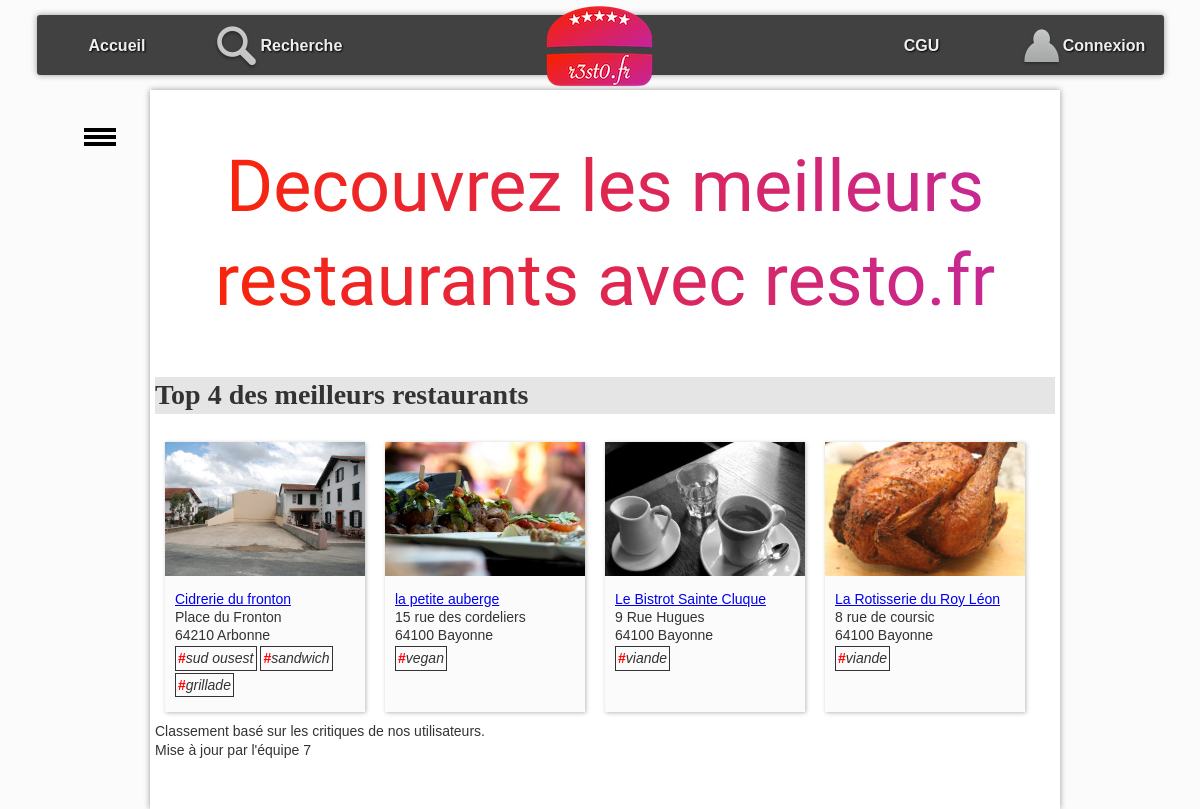
The page / on the database its author committed.
### tables this page shows
CREATE TABLE IF NOT EXISTS `resto` (
  `idR` bigint(20) NOT NULL,
  `nomR` varchar(255) DEFAULT NULL,
  `numAdrR` varchar(20) DEFAULT NULL,
  `voieAdrR` varchar(255) DEFAULT NULL,
  `cpR` char(5) DEFAULT NULL,
  `villeR` varchar(255) DEFAULT NULL,
  `latitudeDegR` float DEFAULT NULL,
  `longitudeDegR` float DEFAULT NULL,
  `descR` text DEFAULT NULL,
  `horairesR` text DEFAULT NULL
);

CREATE TABLE IF NOT EXISTS `photo` (
  `idP` bigint(20) NOT NULL,
  `cheminP` varchar(255) DEFAULT NULL,
  `idR` bigint(20) DEFAULT NULL
);

CREATE TABLE IF NOT EXISTS `typecresto` (
  `idR` bigint(20) NOT NULL,
  `idTC` bigint(20) NOT NULL
);

CREATE TABLE IF NOT EXISTS `typescuisine` (
  `idTC` bigint(20) NOT NULL,
  `libelleTC` varchar(100) NOT NULL
);

### controleur/accueil.php (called while the page is built, shortened)
<?php
    $listeRestos = RestoDAO::getTop4();
    require_once "$racine/vue/entete.html.php";
    require_once "$racine/vue/vueAccueil.php";
    require_once "$racine/vue/pied.html.php";
?>

### index.php (called while the page is built, shortened)
<?php
require_once "getRacine.php";
require_once "$racine/includes/autoload.inc.php";
if (isset($_GET["action"])){
    $action = $_GET["action"];
}
else{
    $action = "defaut";
}
$fichier = controleurPrincipal($action);
try{
    require_once "$racine/controleur/$fichier";
} catch (Throwable $e) {
    ajouterMessage($action." : ".$e->getMessage() . " (ligne " . $e->getLine() . ")" . " dans le fichier " . $e->getFile());
    $titre = "Erreur";
    require_once "$racine/vue/entete.html.php";
    require_once "$racine/vue/pied.html.php";
}

### includes/autoload.inc.php (called while the page is built, shortened)
<?php
function chargeurBaseEspacesDeNoms(string $className) {
    $fileName = __DIR__ . '/../';
    $fileName .= str_replace('\\', DIRECTORY_SEPARATOR, $className) . '.class.php';
}

### modele/dao/Bdd.class.php (called while the page is built, shortened)
<?php
class Bdd {
    private static ?PDO $pdo=null;
    private static $login = "mgrandbarbe";
    private static $mdp = "6Yp26JeE";
    private static $bd = "mgrandbarbe_resto2";
    private static $serveur = "localhost";
    private static $pdoOptions = array  (
        PDO::MYSQL_ATTR_INIT_COMMAND => "SET NAMES utf8"
        ,PDO::ATTR_ERRMODE => PDO::ERRMODE_EXCEPTION
                                        );
    public static function connecter() : ?PDO  {
        if (is_null(self::$pdo)) {
                self::$pdo = new PDO("mysql:host=".self::$serveur.";dbname=".self::$bd, self::$login, self::$mdp, self::$pdoOptions);
        }
        return self::$pdo;
    }
    public static function getConnexion() : ?PDO {
        return self::$pdo;
    }
}

### modele/dao/RestoDAO.class.php (called while the page is built, shortened)
<?php
class RestoDAO {
    public static function getTop4(): array {
        $lesObjets = array();
        try {
            $requete = "SELECT AVG(note) AS NotesCumulees, r.idR, nomR, numAdrR, voieAdrR, cpR, villeR, latitudeDegR, longitudeDegR, descR, horairesR
                       FROM resto r
                       INNER JOIN critiquer c ON r.idR = c.idR
                       GROUP BY r.idR, nomR, numAdrR, voieAdrR, cpR, villeR, latitudeDegR, longitudeDegR, descR, horairesR
                       ORDER BY NotesCumulees DESC
                       LIMIT 4;
                    ";
            $stmt = Bdd::getConnexion()->prepare($requete);
            $ok = $stmt->execute();
            if ($ok) {
                while ($enreg = $stmt->fetch(PDO::FETCH_ASSOC)) {
                    $lesObjets[] = self::enregistrementVersObjet($enreg);
                }
            }
        } catch (PDOException $e) {
            throw new Exception("Erreur dans la méthode " . get_called_class() . "::getTop4 : <br/>" . $e->getMessage());
        }
        return $lesObjets;
    }
    private static function enregistrementVersObjet(array $enreg): Resto {
        $id = $enreg['idR'];
        $leResto = new Resto(
                $enreg['idR'], $enreg['nomR'], $enreg['numAdrR'], $enreg['voieAdrR'], $enreg['cpR'], $enreg['villeR'],
                $enreg['latitudeDegR'], $enreg['longitudeDegR'], $enreg['descR'], $enreg['horairesR']
        );
        $lesCritiques = CritiqueDAO::getAllByResto($id);
        $lesPhotos = PhotoDAO::getAllByResto($id);
        $lesTypesCuisine = TypeCuisineDAO::getAllByResto($id);
        $leResto->setLesPhotos($lesPhotos);
        $leResto->setLesCritiques($lesCritiques);
        $leResto->setLesTypesCuisine($lesTypesCuisine);
        return $leResto;
    }
}

### modele/dao/CritiqueDAO.class.php (called while the page is built, shortened)
<?php
class CritiqueDAO {
    public static function getAllByResto(int $idR): array {
        $lesObjets = array();
        try {
            $requete = "SELECT * FROM critiquer c"
                    . " INNER JOIN utilisateur u ON  c.idU = u.idU "
                    . " WHERE idR = :idR";
            $stmt = Bdd::getConnexion()->prepare($requete);
            $stmt->bindParam(':idR', $idR, PDO::PARAM_INT);
            $ok = $stmt->execute();
            if ($ok) {
                while ($enreg = $stmt->fetch(PDO::FETCH_ASSOC)) {
                    $user = new Utilisateur($enreg['idU'], $enreg['mailU'], $enreg['mdpU'], $enreg['pseudoU']);
                    $lesObjets[] = new Critique($enreg['note'], $enreg['commentaire'], $user);
                }
            }
        } catch (PDOException $e) {
            throw new Exception("Erreur dans la méthode " . get_called_class() . "::getAllByResto : <br/>" . $e->getMessage());
        }
        return $lesObjets;
    }
}

### modele/dao/PhotoDAO.class.php (called while the page is built, shortened)
<?php
class PhotoDAO {
    public static function getAllByResto(int $idR): array {
        $lesObjets = array();
        try {
            $requete = "SELECT * FROM photo WHERE idR = :idR";
            $stmt = Bdd::getConnexion()->prepare($requete);
            $stmt->bindParam(':idR', $idR, PDO::PARAM_INT);
            $ok = $stmt->execute();
            if ($ok) {
                while ($enreg = $stmt->fetch(PDO::FETCH_ASSOC)) {
                    $lesObjets[] = new Photo($enreg['idP'], $enreg['cheminP']);
                }
            }
        } catch (PDOException $e) {
            throw new Exception("Erreur dans la méthode " . get_called_class() . "::getAllByResto : <br/>" . $e->getMessage());
        }
        return $lesObjets;
    }
}

### modele/dao/TypeCuisineDAO.class.php (called while the page is built, shortened)
<?php
class TypeCuisineDAO {
    public static function getAllByResto(int $idR): array {
        $lesObjets = array();
        try {
            $requete = "SELECT * FROM typescuisine t INNER JOIN typecresto tr ON t.idTC = tr.idTC WHERE tr.idR = :idR";
            $stmt = Bdd::getConnexion()->prepare($requete);
            $stmt->bindParam(':idR', $idR, PDO::PARAM_INT);
            $ok = $stmt->execute();
            if ($ok) {
                while ($ligne = $stmt->fetch(PDO::FETCH_ASSOC)) {
                    $objet = new TypesCuisine($ligne['idTC'], $ligne['libelleTC']);
                    $lesObjets[] = $objet;
                }
            }
        } catch (PDOException $e) {
            throw new Exception("Erreur dans la méthode " . get_called_class() . "::getAllByResto : <br/>" . $e->getMessage());
        }
        return $lesObjets;
    }
}

### modele/metier/Resto.class.php (called while the page is built, shortened)
<?php
class Resto {
    private int $idR;
    private ?string $nomR;
    private ?string $numAdr;
    private ?string $voieAdr;
    private ?string $cpR;
    private ?string $villeR;
    private array $lesPhotos;
    private array $lesTypesCuisine;
    function __construct(int $idR, string $nomR, ?string $numAdr, ?string $voieAdr, ?string $cpR, ?string $villeR, ?float $latitudeDegR, ?float $longitudeDegR, ?string $descR, ?string $horairesR) {
        $this->idR = $idR;
        $this->nomR = $nomR;
        $this->numAdr = $numAdr;
        $this->voieAdr = $voieAdr;
        $this->cpR = $cpR;
        $this->villeR = $villeR;
        $this->lesPhotos = array();
        $this->lesTypesCuisine = array();
    }
    function getIdR(): int {
        return $this->idR;
    }
    function getNomR(): ?string {
        return $this->nomR;
    }
    function getNumAdr(): ?string {
        return $this->numAdr;
    }
    function getVoieAdr(): ?string {
        return $this->voieAdr;
    }
    function getCpR(): ?string {
        return $this->cpR;
    }
    function getVilleR(): ?string {
        return $this->villeR;
    }
    function getLesPhotos(): array {
        return $this->lesPhotos;
    }
    function getLesTypesCuisine(): array {
        return $this->lesTypesCuisine;
    }
    function setLesPhotos(array $lesPhotos): void {
        $this->lesPhotos = $lesPhotos;
    }
    function setLesTypesCuisine(array $lesTypesCuisine): void {
        $this->lesTypesCuisine = $lesTypesCuisine;
    }
}

### modele/metier/TypesCuisine.class.php (called while the page is built, shortened)
<?php
class TypesCuisine {
     private string $libelle;
    function __construct(int $idTC, string $libelle) {
        $this->libelle = $libelle;
    }
    function getLibelle(): ?string {
        return $this->libelle;
    }
}

### vue/vueAccueil.php (the view, shortened to what this page needs)
<div id="accroche">Decouvrez les meilleurs restaurants avec resto.fr</div>
<h1>Top 4 des meilleurs restaurants</h1>
<?php
foreach ($listeRestos as $unResto) {
     ?>
    <div class="card">
        <div class="photoCard">
            <?php
            $lesPhotos = $unResto->getLesPhotos();
            if (count($lesPhotos) > 0) {
                $laPhotoPrincipale = $lesPhotos[0];
                ?>
                <img src="photos/<?= $laPhotoPrincipale->getCheminP() ?>" alt="photo du restaurant" />
    <?php } ?>
        </div>
        <div class="descrCard">
            <a href="./?action=detail&idR=<?= $unResto->getIdR() ?>"><?= $unResto->getNomR() ?></a>
            <br />
            <?= $unResto->getNumAdr() ?>
            <?= $unResto->getVoieAdr() ?>
            <br />
            <?= $unResto->getCpR() ?>
            <?= $unResto->getVilleR() ?>
            <br />
            <span id="typecuisine">
                <?php
                foreach ($unResto->getLesTypesCuisine() as $unTypeCuisine) {
                    ?>
                    <div class="TC-block">
                        <span class="TC-txt"><b>#</b><i><?= $unTypeCuisine->getLibelle(); ?></i></span>
                    </div>
                    <?php
                }
                ?>
            </span>
        </div>
    </div>
<?php
}
?>
Classement basé sur les critiques de nos utilisateurs.
<br/>
<div id="ticket1"> Mise à jour par l'équipe 7</div>

### css/base.css (style rules this page uses)
:root { --largeurPage: 900px; --largeurMenuCont : 200px; --margeCalc: calc((100% - var(--largeurPage)) / 2); --margeMenuHaut : 15px; --hauteurMenuGene:60px; --coulA1:#5A7694; --coulA2:#D7E5ED; --coulB1:#566459; --coulB2:#90974A; --coulC:#CDBCA0; --fondC:#fcfbfb; --padding_cote:5px; }
body { font-family: Arial; color : #333; font-size : 14px; line-height : 1.3; scroll-behavior: smooth; background-color : var(--fondC); }
#accroche { margin-top : 50px; margin-bottom : 50px; color : #333; font-size : 14px; text-align: center; font-family: 'Lobster', cursive; font-size: 72px; background: linear-gradient(90deg, #FC2500, #C2289F ); -webkit-background-clip: text; -webkit-text-fill-color: transparent; }

### css/cgu.css (style rules this page uses)
h1,h2,h3,h4 { font-family: Futura; background-color : rgba(0,0,0,0.1); }

### css/corps.css (style rules this page uses)
div.card { position : relative; width:180px; height : 250px; float:left; padding:10px; margin : 10px; background-color : var(--fondC); box-shadow: 1px 1px 4px #bbb; }
div.photoCard>img { position : relative; top:-10px; left : -10px; max-width : 200px; max-height: 140px; }
div.descrCard { position : relative; top:0px; }
.TC-block { display: inline-flex; }
.TC-txt { border: solid 1px; padding: 2px; margin-top: 2px; }
.TC-txt b { color: red; }

### rows shown on the page
resto: photo.cheminP (picture), nomR "Cidrerie du fronton", voieAdrR "Place du Fronton", cpR "64210", villeR "Arbonne"
typecresto: idTC.libelleTC "sud ousest"
typecresto: idTC.libelleTC "sandwich"
typecresto: idTC.libelleTC "grillade"
resto: photo.cheminP (picture), nomR "la petite auberge", numAdrR "15", voieAdrR "rue des cordeliers", cpR "64100", villeR "Bayonne"
typecresto: idTC.libelleTC "vegan"
resto: photo.cheminP (picture), nomR "Le Bistrot Sainte Cluque", numAdrR "9", voieAdrR "Rue Hugues", cpR "64100", villeR "Bayonne"
typecresto: idTC.libelleTC "viande"
resto: photo.cheminP (picture), nomR "La Rotisserie du Roy Léon", numAdrR "8", voieAdrR "rue de coursic", cpR "64100", villeR "Bayonne"
typecresto: idTC.libelleTC "viande"
